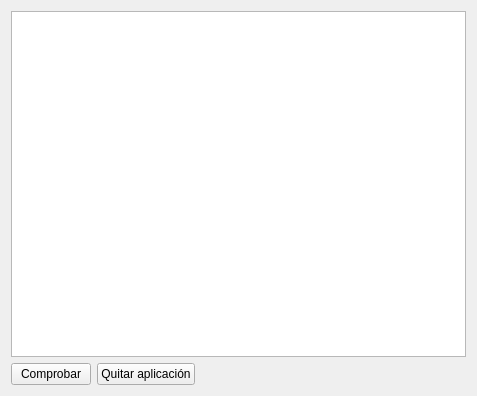
<?xml version="1.0" encoding="UTF-8"?>
<ui version="4.0">
 <class>Widget</class>
 <widget class="QWidget" name="Widget">
  <property name="geometry">
   <rect>
    <x>0</x>
    <y>0</y>
    <width>477</width>
    <height>396</height>
   </rect>
  </property>
  <property name="windowTitle">
   <string>Widget</string>
  </property>
  <layout class="QGridLayout" name="gridLayout">
   <item row="0" column="0">
    <widget class="QTableView" name="tableView"/>
   </item>
   <item row="1" column="0">
    <layout class="QHBoxLayout" name="horizontalLayout">
     <item>
      <widget class="QPushButton" name="comprobarPushButton">
       <property name="text">
        <string>Comprobar</string>
       </property>
      </widget>
     </item>
     <item>
      <widget class="QPushButton" name="quitarAplicacionPushButton">
       <property name="text">
        <string>Quitar aplicación</string>
       </property>
      </widget>
     </item>
     <item>
      <spacer name="horizontalSpacer">
       <property name="orientation">
        <enum>Qt::Horizontal</enum>
       </property>
       <property name="sizeHint" stdset="0">
        <size>
         <width>40</width>
         <height>20</height>
        </size>
       </property>
      </spacer>
     </item>
    </layout>
   </item>
  </layout>
  <action name="actionComenzarElCuadradoMagico">
   <property name="text">
    <string>Comenzar el cuadrado mágico</string>
   </property>
  </action>
 </widget>
 <layoutdefault spacing="6" margin="11"/>
 <resources/>
 <connections/>
</ui>
